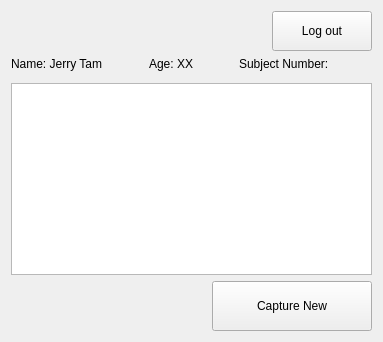
     <widget class="QWidget" name="patientTab">
      <attribute name="title">
       <string>Image list</string>
      </attribute>
      <layout class="QHBoxLayout" name="horizontalLayout_15">
       <item>
        <layout class="QVBoxLayout" name="verticalLayout_5">
         <item alignment="Qt::AlignRight">
          <widget class="QPushButton" name="logOutButton2">
           <property name="minimumSize">
            <size>
             <width>100</width>
             <height>40</height>
            </size>
           </property>
           <property name="styleSheet">
            <string notr="true">font: 16pt &quot;MS Shell Dlg 2&quot;;</string>
           </property>
           <property name="text">
            <string>Log out</string>
           </property>
          </widget>
         </item>
         <item>
          <layout class="QHBoxLayout" name="horizontalLayout_5">
           <item alignment="Qt::AlignTop">
            <widget class="QLabel" name="patientName">
             <property name="sizePolicy">
              <sizepolicy hsizetype="Preferred" vsizetype="Preferred">
               <horstretch>1</horstretch>
               <verstretch>0</verstretch>
              </sizepolicy>
             </property>
             <property name="minimumSize">
              <size>
               <width>0</width>
               <height>0</height>
              </size>
             </property>
             <property name="styleSheet">
              <string notr="true">font: 20px &quot;MS Shell Dlg 2&quot;;</string>
             </property>
             <property name="text">
              <string>Name: Jerry Tam</string>
             </property>
            </widget>
           </item>
           <item>
            <spacer name="horizontalSpacer_13">
             <property name="orientation">
              <enum>Qt::Horizontal</enum>
             </property>
             <property name="sizeType">
              <enum>QSizePolicy::Fixed</enum>
             </property>
             <property name="sizeHint" stdset="0">
              <size>
               <width>40</width>
               <height>20</height>
              </size>
             </property>
            </spacer>
           </item>
           <item alignment="Qt::AlignTop">
            <widget class="QLabel" name="patientAge">
             <property name="sizePolicy">
              <sizepolicy hsizetype="Preferred" vsizetype="Preferred">
               <horstretch>1</horstretch>
               <verstretch>0</verstretch>
              </sizepolicy>
             </property>
             <property name="styleSheet">
              <string notr="true">font: 20px &quot;MS Shell Dlg 2&quot;;</string>
             </property>
             <property name="text">
              <string>Age: XX</string>
             </property>
            </widget>
           </item>
           <item>
            <spacer name="horizontalSpacer_14">
             <property name="orientation">
              <enum>Qt::Horizontal</enum>
             </property>
             <property name="sizeType">
              <enum>QSizePolicy::Fixed</enum>
             </property>
             <property name="sizeHint" stdset="0">
              <size>
               <width>40</width>
               <height>20</height>
              </size>
             </property>
            </spacer>
           </item>
           <item alignment="Qt::AlignTop">
            <widget class="QLabel" name="patientSubjectNumber">
             <property name="sizePolicy">
              <sizepolicy hsizetype="Preferred" vsizetype="Preferred">
               <horstretch>2</horstretch>
               <verstretch>0</verstretch>
              </sizepolicy>
             </property>
             <property name="styleSheet">
              <string notr="true">font: 20px &quot;MS Shell Dlg 2&quot;;</string>
             </property>
             <property name="lineWidth">
              <number>0</number>
             </property>
             <property name="text">
              <string>Subject Number: </string>
             </property>
             <property name="scaledContents">
              <bool>false</bool>
             </property>
            </widget>
           </item>
           <item>
            <spacer name="horizontalSpacer_15">
             <property name="orientation">
              <enum>Qt::Horizontal</enum>
             </property>
             <property name="sizeHint" stdset="0">
              <size>
               <width>40</width>
               <height>20</height>
              </size>
             </property>
            </spacer>
           </item>
          </layout>
         </item>
         <item>
          <widget class="QTableView" name="tableViewPatient"/>
         </item>
         <item alignment="Qt::AlignRight">
          <widget class="QPushButton" name="captureNewButton">
           <property name="minimumSize">
            <size>
             <width>160</width>
             <height>50</height>
            </size>
           </property>
           <property name="styleSheet">
            <string notr="true">font: 20px &quot;MS Shell Dlg 2&quot;;</string>
           </property>
           <property name="text">
            <string>Capture New</string>
           </property>
          </widget>
         </item>
        </layout>
       </item>
      </layout>
     </widget>
